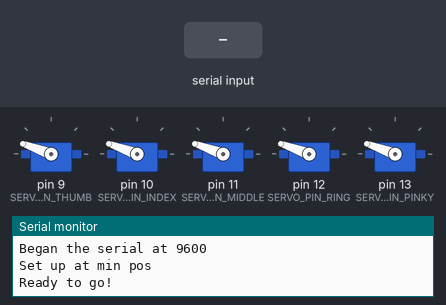
This sketch was run on a simulated Arduino Uno, built with avr-gcc and run on an emulated ATmega328P. Parts: 5 × servo, the last lines printed to the serial monitor. The test bench sets the inputs (shaded band).

Above: at 3.2 s.
3.3 s: "1" received over Serial
At 3.47 s:
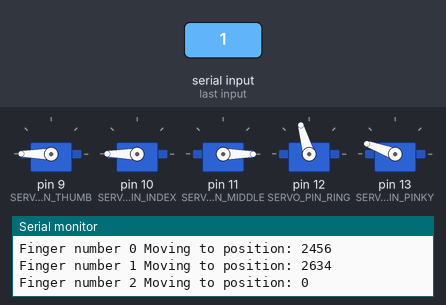
At 4.1 s:
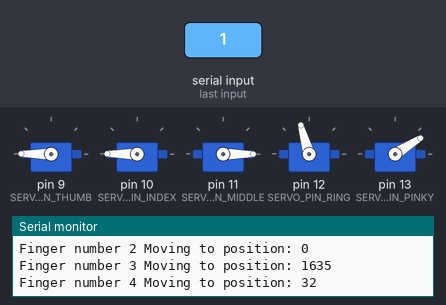
Timing chart, 0 to 6.3 s (numbered marks = the images above; inputs shaded):
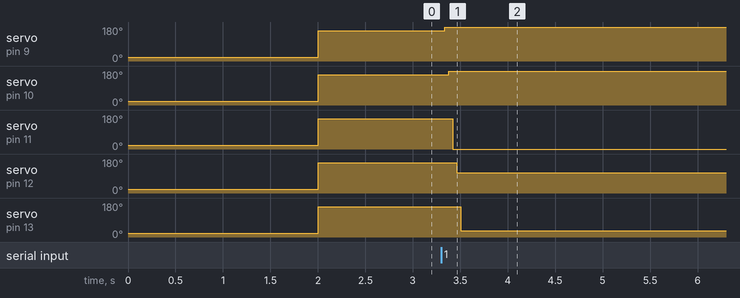

Measured:
- after the input at 3.3 s, servo on pin 9 (SERVO_PIN_THUMB): 160° → 180° at once; servo on pin 10 (SERVO_PIN_INDEX): 160° → 180° after 0.08 s; servo on pin 11 (SERVO_PIN_MIDDLE): 160° → 0° after 0.12 s; servo on pin 12 (SERVO_PIN_RING): 160° → 106° after 0.16 s; servo on pin 13 (SERVO_PIN_PINKY): 160° → 32° after 0.21 s

The sketch:

Lexo.ino
```cpp
#include <Servo.h>


// **************************** //
//          Constants           //
// **************************** //
int SERVO_MAX_POS = 160,
    SERVO_MIN_POS = 20,
    SERVO_SPEED = 20,
    SERVO_PIN_THUMB = 9,
    SERVO_PIN_INDEX = 10,
    SERVO_PIN_MIDDLE = 11,
    SERVO_PIN_RING = 12,
    SERVO_PIN_PINKY = 13;

const int EXTD = SERVO_MAX_POS;
const int ONEQ = 105; // 1/3 bent
const int HALF = (SERVO_MAX_POS-SERVO_MIN_POS)/2;
const int THRQ = 25; // 3/4 bent
const int BENT = SERVO_MIN_POS;
// Finger array!
Servo fingers[5];

int fingerPos[26][5] = {
// THUMB INDEX MIDDL RING  PINKY
  {THRQ, BENT, BENT, BENT, BENT}, // A
  {BENT, EXTD, EXTD, EXTD, EXTD}, // B
  {HALF, ONEQ, ONEQ, ONEQ, ONEQ}, // C
  {THRQ, EXTD, HALF, HALF, HALF}, // D
  {BENT, THRQ, THRQ, THRQ, THRQ}, // E
  {THRQ, THRQ, EXTD, EXTD, EXTD}, // F
  {HALF, EXTD, BENT, BENT, BENT}, // G
  {HALF, EXTD, EXTD, BENT, BENT}, // H
  {THRQ, BENT, BENT, BENT, EXTD}, // I
  {THRQ, BENT, BENT, BENT, EXTD}, // J (needs motion)
  {EXTD, EXTD, EXTD, BENT, BENT}, // k
  {EXTD, EXTD, BENT, BENT, BENT}, // L
  {BENT, BENT, BENT, BENT, BENT}, // M (order matters)
  {BENT, BENT, BENT, BENT, BENT}, // N (order matters)
  {HALF, THRQ, THRQ, THRQ, THRQ}, // O
  {EXTD, EXTD, HALF, BENT, BENT}, // P
  {EXTD, EXTD, BENT, BENT, BENT}, // Q
  {THRQ, EXTD, EXTD, BENT, BENT}, // R
  {BENT, BENT, BENT, BENT, BENT}, // S (order matters)
  {BENT, ONEQ, BENT, BENT, BENT}, // T (order matters)
  {BENT, EXTD, EXTD, BENT, BENT}, // U
  {BENT, EXTD, EXTD, BENT, BENT}, // V (need lateral separation b/t one and two
  {BENT, EXTD, EXTD, EXTD, BENT}, // W (need lateral separation b/t one and two and three
  {BENT, ONEQ, BENT, BENT, BENT}, // X
  {EXTD, BENT, BENT, BENT, EXTD}, // Y
  {HALF, EXTD, BENT, BENT, BENT}  // Z (needs motion)
};

void setup() {

  // Set up the servo pins
  fingers[0].attach(SERVO_PIN_THUMB);
  fingers[1].attach(SERVO_PIN_INDEX);
  fingers[2].attach(SERVO_PIN_MIDDLE);
  fingers[3].attach(SERVO_PIN_RING);
  fingers[4].attach(SERVO_PIN_PINKY);

  Serial.begin(9600);
  Serial.println("Began the serial at 9600");

  // Some kind of setup procedure
  for (int i = 0; i < 5; i++) {
    driveFinger(i, SERVO_MAX_POS);
  }

//  delay(2000);

  for (int i = 0; i < 5; i++) {
    driveFinger(i, SERVO_MIN_POS);
  }

  delay(2000);

  for (int i = 0; i < 5; i++) {
    driveFinger(i, SERVO_MAX_POS);
  }

  Serial.println("Set up at min pos");

  Serial.println("Ready to go!");


}
int cmd;

int command[2];

void loop() {
  String msg = "";
  while (Serial.available() > 0) {
    char incomingChar = (char) Serial.read();
    msg.concat(incomingChar);
  }

  if (msg.length() > 0) {
    Serial.print("Read the message: ");
    Serial.println(msg);
  }

  if (msg.length() > 1) {
//    int fingerNum = (int) msg.charAt(0);
//    int pos = msg.substring(1).toInt();
//
//    Serial.print("Finger Number: ");
//    Serial.print(fingerNum);
//    Serial.print(" Moving to position: ");
//    Serial.println(pos);

  } else if (msg.length() == 1) {
    Serial.print("Teaching...");
    Serial.println(msg);
    teach(msg.charAt(0));
  }

//    // Wait for and get position command
//  Serial.print(">>");                            // Prompt next command
//  while (!Serial.available()) continue;
//  cmd = Serial.parseInt();
//  Serial.println("");
//  Serial.println(cmd);              // Echo command
//  if (cmd > 180 || cmd < 0) goto endloop;        // If not valid command, break
//  if (cmd == 180) cmd = 179;                       // Remap cmd = 180 value (technically invalid) to correct value for UX
//  drive(cmd);                  // Else, valid command --> go to position
//
//  Serial.print("Index finger is now at: ");
//  Serial.println(cmd);
//
//endloop:
//    Serial.println("");

  // Looping to test servo
//  fingers[0].write(SERVO_MAX_POS);
//  delay(2000);
//  fingers[0].write(SERVO_MIN_POS);
//  delay(2000);

}

void drive(int cmd) {
  fingers[0].write(cmd); // pin9
  delay(1000);

}

// Loop through the chars and adjust to the proper finger coordinates
void teach(char letter) {
  // Translate the letter input to an index
  String alphabet = "abcdefghijklmnopqrstuvwxyz";
  int letterIndex = alphabet.indexOf(letter);
  Serial.print("Letter index of: ");
  Serial.println(letterIndex);
  // Drive all of the fingers to the appropriate positions.
  for (int i = 0; i < 5; i++) {
    Serial.print("Finger number ");
    Serial.print(i);
    Serial.print(" Moving to position: ");
    Serial.println(fingerPos[letterIndex][i]);
    driveFinger(i, fingerPos[letterIndex][i]);
  }
}

// Drive a finger, of fingerNum to a target value
void driveFinger(int fingerNum, int target) {
  fingers[fingerNum].write(target);
}
```
